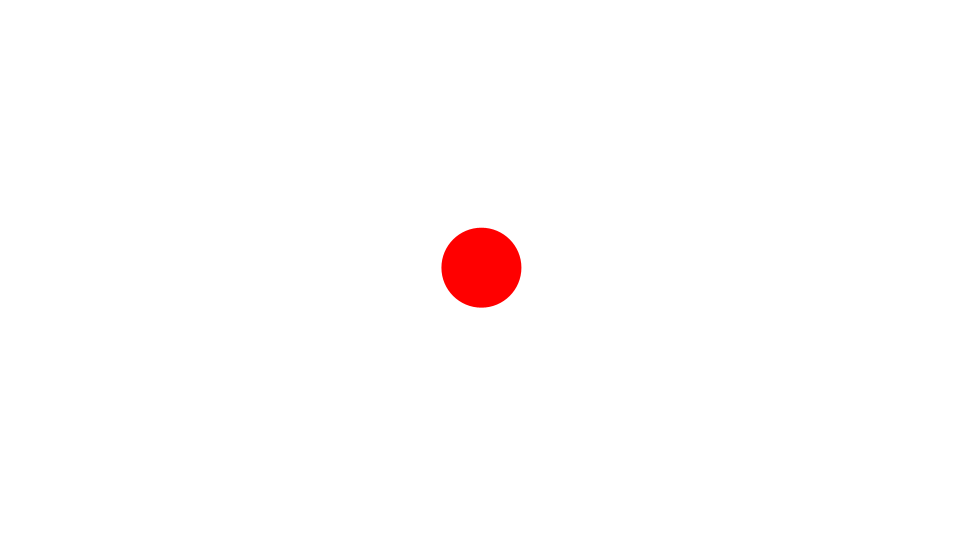
Frame 1 (no input)
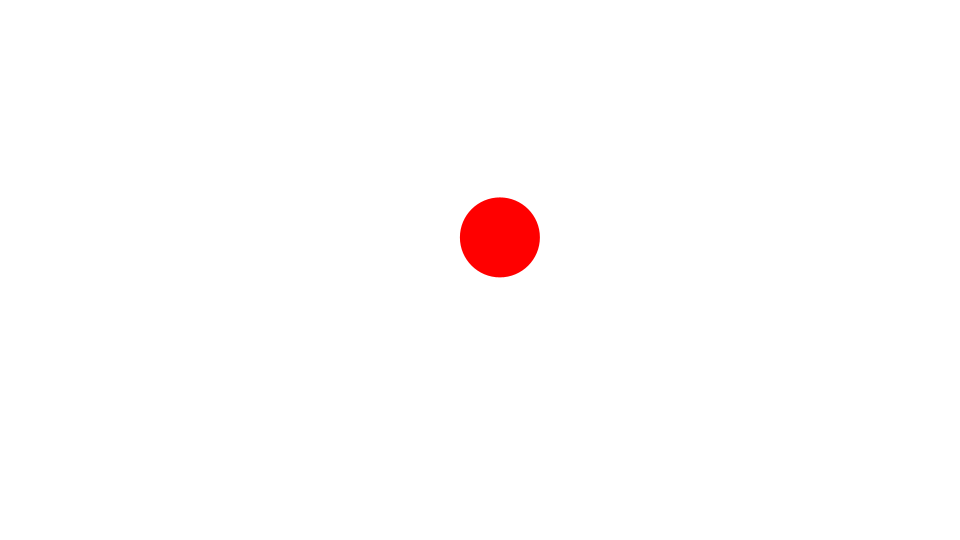
Frame 60 (the mouse pressed at the canvas centre just before this capture)
Frame 120 (the mouse held since frame 60 and released just before this capture): identical to frame 60, image omitted

The Processing sketch that drew these frames (run headless with seeded random() and noise(); from frame 60 on, the mouse is pressed at the canvas centre):

// Processing sketch: Friction1
// ── Friction1.pde
Ball ball;
float vx = 0;
float vy = 0;
float friction = 0.1;

void setup() {
  size(960, 540);
  frameRate(30);
  initialize();
}

void initialize() {
  smooth();
  noStroke();
  ball = new Ball();
  ball.x = width/2;
  ball.y = height/2;
  vx = random(10) - 5;
  vy = random(10) - 5;
  ball.radius = 40;
  ball.setFillColor(color(255, 0, 0));
}

void draw() {
  background(255);
  
  float speed = sqrt(vx * vx + vy * vy);
  float angle = atan2(vy, vx);
  if (speed > friction){
    speed -= friction;
  }else{
    speed = 0;
  }
  vx = cos(angle) * speed;
  vy = sin(angle) * speed;
  ball.x += vx;
  ball.y += vy;  
  ball.update();
}

////////////////////////////////

class Ball extends Sprite {
  float radius;
  
  Ball(){
    super();
  }
  
  void draw(){ 
    ellipse(0, 0, radius*2, radius*2);
  }
}

////////////////////////////////

class Sprite {
  float x, y;
  float scaleX, scaleY;
  float width, height;
  float rotation;
  boolean visible;
  color strokeColor;
  color fillColor;
  Boolean isStroke;
  Boolean isFill;
  
  Sprite() {
    x = 0.0;
    y = 0.0;
    scaleX = 1.0;
    scaleY = 1.0;
    rotation = 0.0;
    strokeColor = color(0);
    fillColor = color(0);
    isStroke = false;
    isFill = false;
    visible = true;
  }
  
  void update() {
    if(! visible) return;
    pushMatrix();
    translate(x, y);
    scale(scaleX, scaleY);
    rotate(rotation * PI / 180.0);
    if(isStroke) stroke(strokeColor);
    if(isFill) fill(fillColor);
    draw();
    popMatrix();
  }
  
  void setStrokeColor(color strokeColor) {
    this.strokeColor = strokeColor;
    isStroke = true;
  }
  
  void setFillColor(color fillColor) {
    this.fillColor = fillColor;
    isFill = true;
  }
  
  void draw() {}
}
